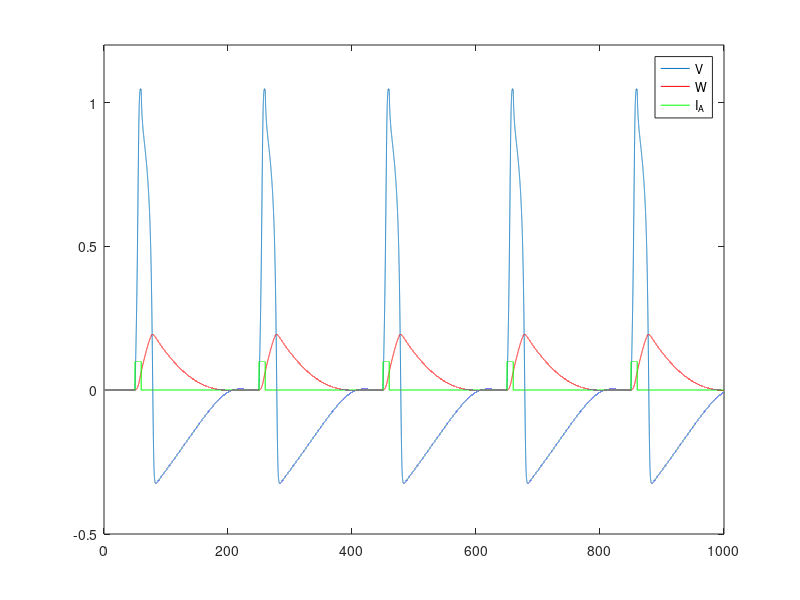
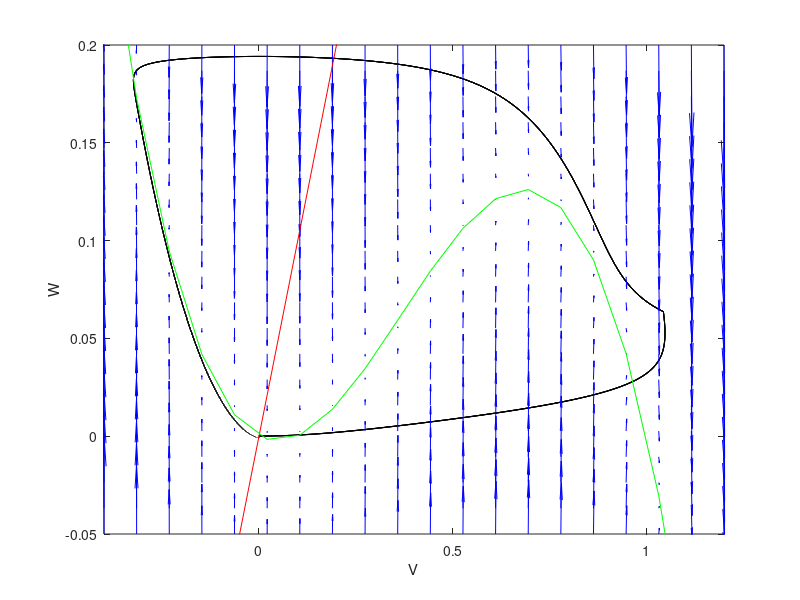

Write the MATLAB code that produced these figures, in order.
clear all
close all


nT=100000;
T=1000;
dt=T/nT;

D=20;
a=.1;
b = .01; %parameters in fitzhugh -- epsilon, originally 0.01
gamma=.01; %parmater in fitzhugh -- originally 1

v=zeros(nT+1,1);
w=v;


t(1)=0;


I_appl=zeros(1,nT+1);
I_appl(5000:6000)=.1;
I_appl(25000:26000)=.1;

I_appl(45000:46000)=.1;
I_appl(65000:66000)=.1;
I_appl(85000:86000)=.1;


I_area=zeros(size(v));
for n=1:nT
    t(n+1)=t(n)+dt;

    v(n+1) = v(n)+dt*(-v(n)*(v(n)-1)*(v(n)-a)-w(n)+I_appl(n));
    
    w(n+1) = w(n)+dt*(b*(v(n)-gamma*w(n)));

end

figure(1)
plot(t,v);
hold on
plot(t,w,'-r');
plot(t,I_appl,'-g')
hold off
legend('V','W', 'I_{A}');
axis([0 1000 -.5 1.2])

y=linspace(-0.05,.2,20);
x=linspace(-0.4,1.2,20);
[Xmesh,Ymesh]=meshgrid(x,y);

U=-Xmesh.*(Xmesh-1).*(Xmesh-a)-Ymesh;
V=b*Xmesh-gamma*Ymesh;

wnull=(b/gamma)*x;
vnull=-x.*(x-1).*(x-a);

figure(2)
plot(v,w,'-k');
hold on
quiver(Xmesh,Ymesh,V,U,'b')
plot(x,wnull,'r')
plot(x,vnull,'g')
axis([-.4 1.2 -.05 .2])
hold off
xlabel('V')
ylabel('W')

